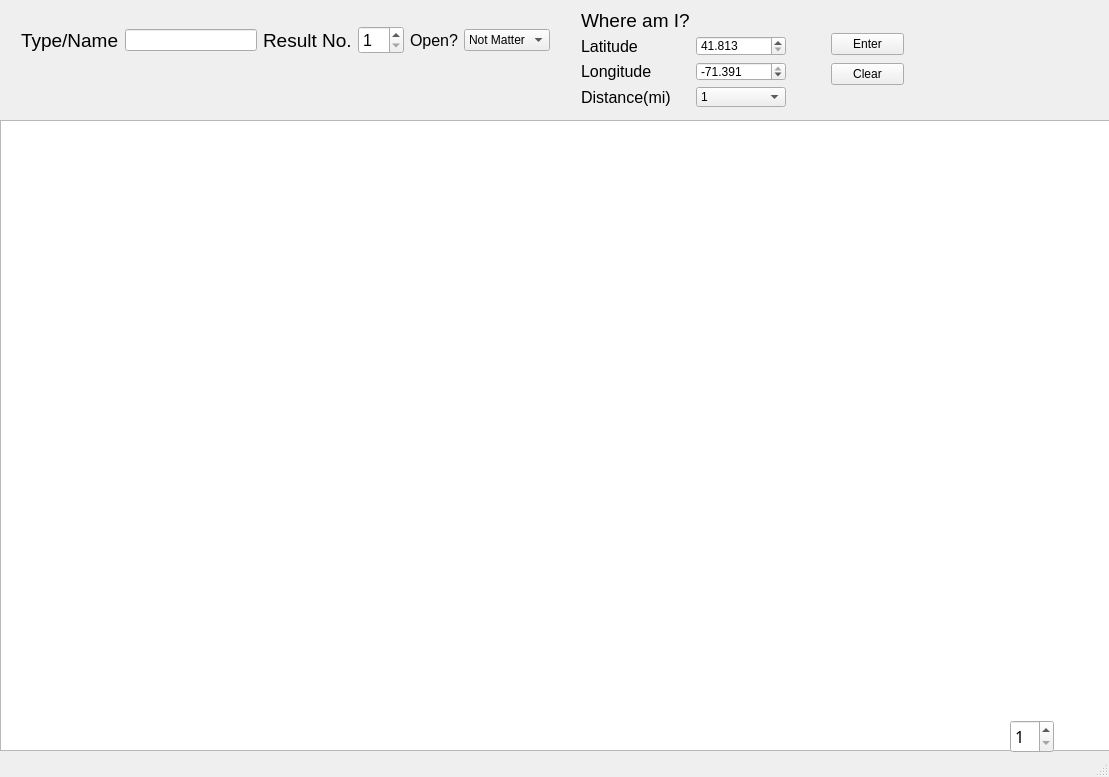
<?xml version="1.0" encoding="UTF-8"?>
<ui version="4.0">
 <class>MainWindow</class>
 <widget class="QMainWindow" name="MainWindow">
  <property name="geometry">
   <rect>
    <x>0</x>
    <y>0</y>
    <width>1109</width>
    <height>777</height>
   </rect>
  </property>
  <property name="windowTitle">
   <string>MainWindow</string>
  </property>
  <widget class="QWidget" name="centralWidget">
   <widget class="QGraphicsView" name="graphicsView">
    <property name="geometry">
     <rect>
      <x>0</x>
      <y>120</y>
      <width>1111</width>
      <height>631</height>
     </rect>
    </property>
    <property name="styleSheet">
     <string notr="true">background-image: url(:/map.png);</string>
    </property>
    <property name="interactive">
     <bool>false</bool>
    </property>
   </widget>
   <widget class="QWidget" name="horizontalLayoutWidget">
    <property name="geometry">
     <rect>
      <x>10</x>
      <y>0</y>
      <width>551</width>
      <height>80</height>
     </rect>
    </property>
    <layout class="QHBoxLayout" name="horizontalLayout">
     <item>
      <widget class="QLabel" name="label">
       <property name="font">
        <font>
         <family>Arial</family>
         <pointsize>14</pointsize>
        </font>
       </property>
       <property name="text">
        <string>Type/Name</string>
       </property>
      </widget>
     </item>
     <item>
      <widget class="QLineEdit" name="type_name"/>
     </item>
     <item>
      <widget class="QLabel" name="label_2">
       <property name="font">
        <font>
         <family>Arial</family>
         <pointsize>14</pointsize>
        </font>
       </property>
       <property name="text">
        <string>Result No.</string>
       </property>
      </widget>
     </item>
     <item>
      <widget class="QSpinBox" name="result_num">
       <property name="font">
        <font>
         <family>Arial</family>
         <pointsize>12</pointsize>
        </font>
       </property>
       <property name="minimum">
        <number>1</number>
       </property>
       <property name="maximum">
        <number>10</number>
       </property>
      </widget>
     </item>
     <item>
      <widget class="QLabel" name="label_8">
       <property name="font">
        <font>
         <family>Arial</family>
         <pointsize>12</pointsize>
        </font>
       </property>
       <property name="text">
        <string>Open?</string>
       </property>
      </widget>
     </item>
     <item>
      <widget class="QComboBox" name="open_status">
       <item>
        <property name="text">
         <string>Not Matter</string>
        </property>
       </item>
       <item>
        <property name="text">
         <string>Yes</string>
        </property>
       </item>
      </widget>
     </item>
    </layout>
   </widget>
   <widget class="QWidget" name="formLayoutWidget">
    <property name="geometry">
     <rect>
      <x>570</x>
      <y>0</y>
      <width>227</width>
      <height>118</height>
     </rect>
    </property>
    <layout class="QFormLayout" name="formLayout">
     <item row="0" column="0">
      <widget class="QLabel" name="label_3">
       <property name="font">
        <font>
         <family>Arial</family>
         <pointsize>14</pointsize>
        </font>
       </property>
       <property name="text">
        <string>Where am I?</string>
       </property>
      </widget>
     </item>
     <item row="1" column="1">
      <widget class="QDoubleSpinBox" name="latitude_num">
       <property name="decimals">
        <number>3</number>
       </property>
       <property name="minimum">
        <double>41.813000000000002</double>
       </property>
       <property name="maximum">
        <double>41.835000000000001</double>
       </property>
       <property name="singleStep">
        <double>0.001000000000000</double>
       </property>
      </widget>
     </item>
     <item row="2" column="0">
      <widget class="QLabel" name="label_5">
       <property name="font">
        <font>
         <family>Arial</family>
         <pointsize>12</pointsize>
        </font>
       </property>
       <property name="text">
        <string>Longitude</string>
       </property>
      </widget>
     </item>
     <item row="2" column="1">
      <widget class="QDoubleSpinBox" name="longitude_num">
       <property name="decimals">
        <number>3</number>
       </property>
       <property name="minimum">
        <double>-71.424999999999997</double>
       </property>
       <property name="maximum">
        <double>-71.391000000000005</double>
       </property>
       <property name="singleStep">
        <double>0.001000000000000</double>
       </property>
      </widget>
     </item>
     <item row="1" column="0">
      <widget class="QLabel" name="label_4">
       <property name="font">
        <font>
         <family>Arial</family>
         <pointsize>12</pointsize>
        </font>
       </property>
       <property name="text">
        <string>Latitude</string>
       </property>
      </widget>
     </item>
     <item row="3" column="0">
      <widget class="QLabel" name="label_6">
       <property name="font">
        <font>
         <family>Arial</family>
         <pointsize>12</pointsize>
        </font>
       </property>
       <property name="text">
        <string>Distance(mi)</string>
       </property>
      </widget>
     </item>
     <item row="3" column="1">
      <widget class="QComboBox" name="distance_num">
       <item>
        <property name="text">
         <string>1</string>
        </property>
       </item>
       <item>
        <property name="text">
         <string>2</string>
        </property>
       </item>
       <item>
        <property name="text">
         <string>3</string>
        </property>
       </item>
       <item>
        <property name="text">
         <string>4</string>
        </property>
       </item>
       <item>
        <property name="text">
         <string>5</string>
        </property>
       </item>
      </widget>
     </item>
    </layout>
   </widget>
   <widget class="QLabel" name="label_7">
    <property name="geometry">
     <rect>
      <x>200</x>
      <y>90</y>
      <width>171</width>
      <height>21</height>
     </rect>
    </property>
    <property name="text">
     <string/>
    </property>
   </widget>
   <widget class="QSpinBox" name="result_num_2">
    <property name="geometry">
     <rect>
      <x>1010</x>
      <y>720</y>
      <width>44</width>
      <height>33</height>
     </rect>
    </property>
    <property name="font">
     <font>
      <family>Adobe Devanagari</family>
      <pointsize>12</pointsize>
     </font>
    </property>
    <property name="minimum">
     <number>1</number>
    </property>
    <property name="maximum">
     <number>10</number>
    </property>
   </widget>
   <widget class="QWidget" name="verticalLayoutWidget">
    <property name="geometry">
     <rect>
      <x>820</x>
      <y>20</y>
      <width>95</width>
      <height>80</height>
     </rect>
    </property>
    <layout class="QVBoxLayout" name="verticalLayout">
     <item>
      <widget class="QPushButton" name="enterButton">
       <property name="text">
        <string>Enter</string>
       </property>
      </widget>
     </item>
     <item>
      <widget class="QPushButton" name="clearButton">
       <property name="text">
        <string>Clear</string>
       </property>
      </widget>
     </item>
    </layout>
   </widget>
  </widget>
  <widget class="QStatusBar" name="statusBar"/>
 </widget>
 <layoutdefault spacing="6" margin="11"/>
 <resources/>
 <connections/>
</ui>
